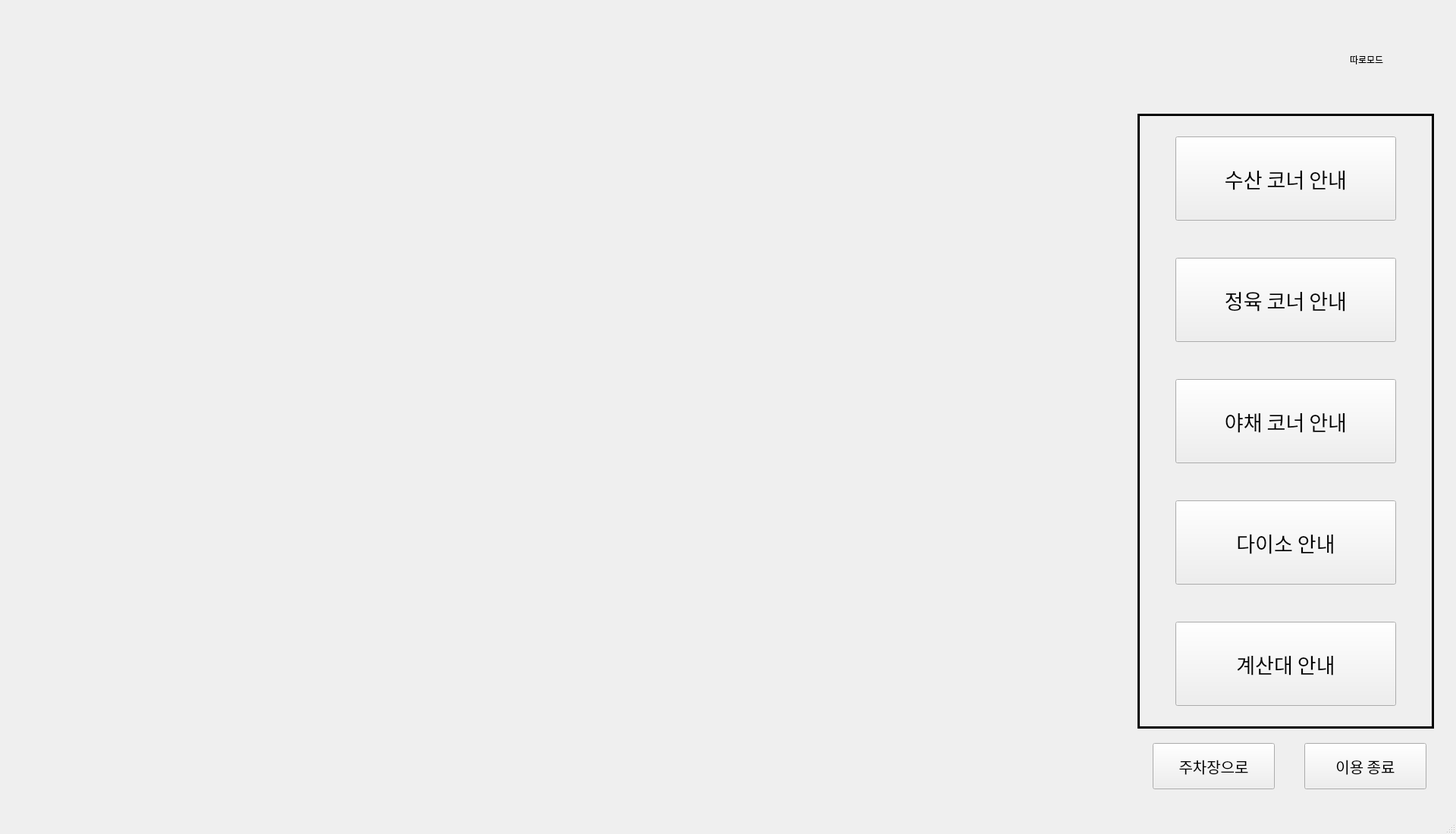
<?xml version="1.0" encoding="UTF-8"?>
<ui version="4.0">
 <class>MainWindow</class>
 <widget class="QMainWindow" name="MainWindow">
  <property name="geometry">
   <rect>
    <x>0</x>
    <y>0</y>
    <width>1920</width>
    <height>1100</height>
   </rect>
  </property>
  <property name="windowTitle">
   <string>MainWindow</string>
  </property>
  <widget class="QWidget" name="centralwidget">
   <widget class="QLabel" name="label_2">
    <property name="geometry">
     <rect>
      <x>10</x>
      <y>10</y>
      <width>361</width>
      <height>131</height>
     </rect>
    </property>
    <property name="frameShape">
     <enum>QFrame::NoFrame</enum>
    </property>
    <property name="text">
     <string/>
    </property>
    <property name="pixmap">
     <pixmap>../image/logo2.png</pixmap>
    </property>
    <property name="alignment">
     <set>Qt::AlignCenter</set>
    </property>
   </widget>
   <widget class="QLabel" name="label_4">
    <property name="geometry">
     <rect>
      <x>30</x>
      <y>150</y>
      <width>1451</width>
      <height>871</height>
     </rect>
    </property>
    <property name="frameShape">
     <enum>QFrame::NoFrame</enum>
    </property>
    <property name="text">
     <string/>
    </property>
    <property name="pixmap">
     <pixmap>../image/map1F.png</pixmap>
    </property>
    <property name="scaledContents">
     <bool>true</bool>
    </property>
    <property name="alignment">
     <set>Qt::AlignCenter</set>
    </property>
   </widget>
   <widget class="QPushButton" name="changeButton">
    <property name="geometry">
     <rect>
      <x>1680</x>
      <y>43</y>
      <width>201</width>
      <height>71</height>
     </rect>
    </property>
    <property name="styleSheet">
     <string notr="true">QPushButton:pressed { border: none; }</string>
    </property>
    <property name="text">
     <string/>
    </property>
    <property name="icon">
     <iconset>
      <normaloff>../image/toggleGuide.png</normaloff>../image/toggleGuide.png</iconset>
    </property>
    <property name="iconSize">
     <size>
      <width>200</width>
      <height>200</height>
     </size>
    </property>
    <property name="flat">
     <bool>true</bool>
    </property>
   </widget>
   <widget class="QPushButton" name="exitButton">
    <property name="geometry">
     <rect>
      <x>1720</x>
      <y>980</y>
      <width>161</width>
      <height>61</height>
     </rect>
    </property>
    <property name="font">
     <font>
      <family>Gmarket Sans TTF</family>
      <pointsize>15</pointsize>
     </font>
    </property>
    <property name="text">
     <string>이용 종료</string>
    </property>
   </widget>
   <widget class="QLabel" name="label">
    <property name="geometry">
     <rect>
      <x>1780</x>
      <y>70</y>
      <width>67</width>
      <height>17</height>
     </rect>
    </property>
    <property name="font">
     <font>
      <family>Gmarket Sans TTF</family>
     </font>
    </property>
    <property name="styleSheet">
     <string notr="true">background-color: transparent;</string>
    </property>
    <property name="text">
     <string>따로모드</string>
    </property>
   </widget>
   <widget class="QLabel" name="label_3">
    <property name="geometry">
     <rect>
      <x>1500</x>
      <y>150</y>
      <width>391</width>
      <height>811</height>
     </rect>
    </property>
    <property name="frameShape">
     <enum>QFrame::Panel</enum>
    </property>
    <property name="lineWidth">
     <number>3</number>
    </property>
    <property name="text">
     <string/>
    </property>
   </widget>
   <widget class="QPushButton" name="fish">
    <property name="geometry">
     <rect>
      <x>1550</x>
      <y>180</y>
      <width>291</width>
      <height>111</height>
     </rect>
    </property>
    <property name="font">
     <font>
      <family>Gmarket Sans TTF</family>
      <pointsize>20</pointsize>
      <weight>50</weight>
      <bold>false</bold>
     </font>
    </property>
    <property name="text">
     <string>수산 코너 안내</string>
    </property>
   </widget>
   <widget class="QPushButton" name="meat">
    <property name="geometry">
     <rect>
      <x>1550</x>
      <y>340</y>
      <width>291</width>
      <height>111</height>
     </rect>
    </property>
    <property name="font">
     <font>
      <family>Gmarket Sans TTF</family>
      <pointsize>20</pointsize>
      <weight>50</weight>
      <bold>false</bold>
     </font>
    </property>
    <property name="text">
     <string>정육 코너 안내</string>
    </property>
   </widget>
   <widget class="QPushButton" name="vegetable">
    <property name="geometry">
     <rect>
      <x>1550</x>
      <y>500</y>
      <width>291</width>
      <height>111</height>
     </rect>
    </property>
    <property name="font">
     <font>
      <family>Gmarket Sans TTF</family>
      <pointsize>20</pointsize>
      <weight>50</weight>
      <bold>false</bold>
     </font>
    </property>
    <property name="text">
     <string>야채 코너 안내</string>
    </property>
   </widget>
   <widget class="QPushButton" name="daiso">
    <property name="geometry">
     <rect>
      <x>1550</x>
      <y>660</y>
      <width>291</width>
      <height>111</height>
     </rect>
    </property>
    <property name="font">
     <font>
      <family>Gmarket Sans TTF</family>
      <pointsize>20</pointsize>
      <weight>50</weight>
      <bold>false</bold>
     </font>
    </property>
    <property name="text">
     <string>다이소 안내</string>
    </property>
   </widget>
   <widget class="QPushButton" name="counter">
    <property name="geometry">
     <rect>
      <x>1550</x>
      <y>820</y>
      <width>291</width>
      <height>111</height>
     </rect>
    </property>
    <property name="font">
     <font>
      <family>Gmarket Sans TTF</family>
      <pointsize>20</pointsize>
      <weight>50</weight>
      <bold>false</bold>
     </font>
    </property>
    <property name="text">
     <string>계산대 안내</string>
    </property>
   </widget>
   <widget class="QLabel" name="ddaroImage">
    <property name="geometry">
     <rect>
      <x>750</x>
      <y>890</y>
      <width>81</width>
      <height>71</height>
     </rect>
    </property>
    <property name="text">
     <string/>
    </property>
    <property name="pixmap">
     <pixmap>../image/logo1.png</pixmap>
    </property>
    <property name="scaledContents">
     <bool>true</bool>
    </property>
   </widget>
   <widget class="QPushButton" name="floorButton">
    <property name="geometry">
     <rect>
      <x>1520</x>
      <y>980</y>
      <width>161</width>
      <height>61</height>
     </rect>
    </property>
    <property name="font">
     <font>
      <family>Gmarket Sans TTF</family>
      <pointsize>15</pointsize>
     </font>
    </property>
    <property name="text">
     <string>주차장으로</string>
    </property>
   </widget>
  </widget>
  <widget class="QMenuBar" name="menubar">
   <property name="geometry">
    <rect>
     <x>0</x>
     <y>0</y>
     <width>1920</width>
     <height>22</height>
    </rect>
   </property>
  </widget>
  <widget class="QStatusBar" name="statusbar"/>
 </widget>
 <resources/>
 <connections/>
</ui>
